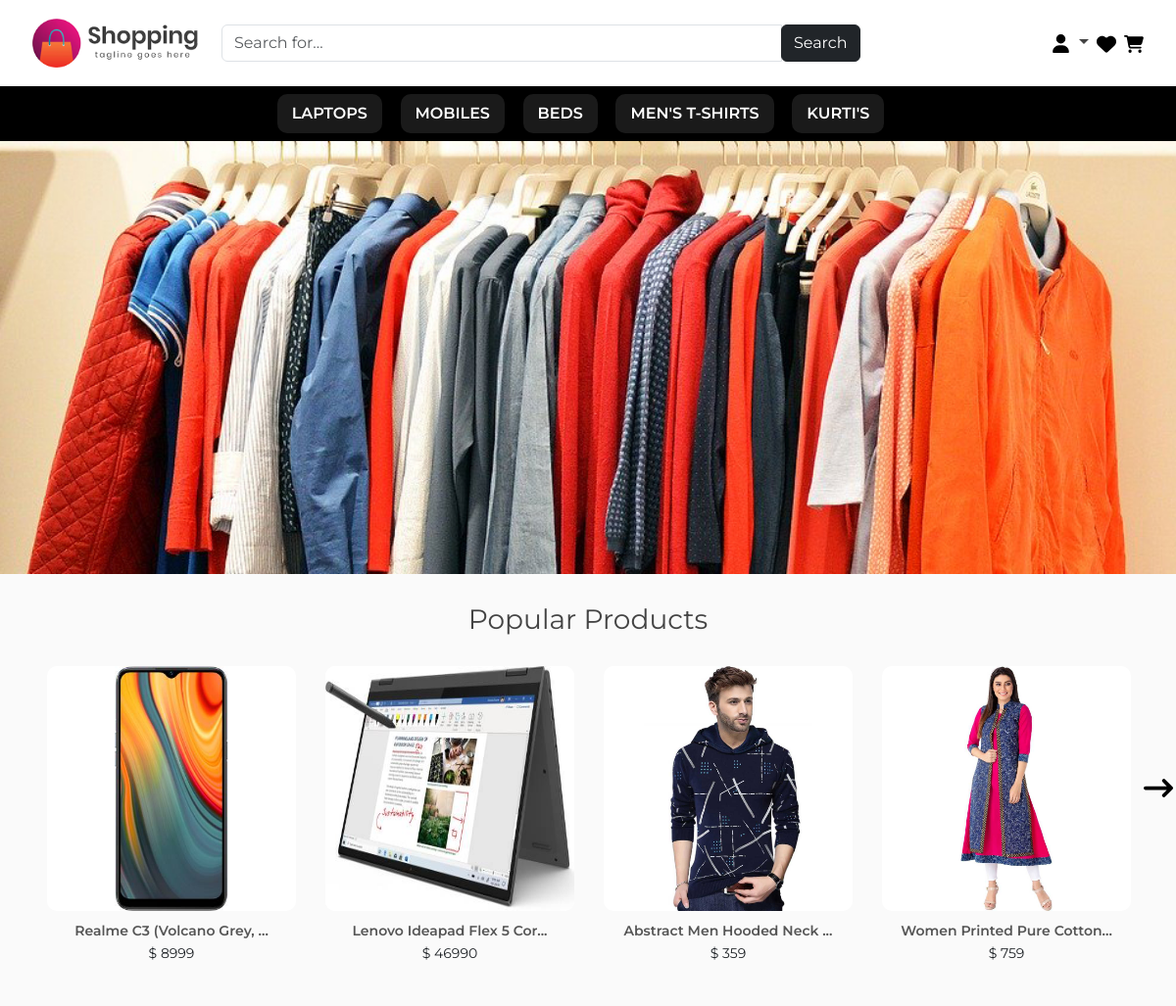
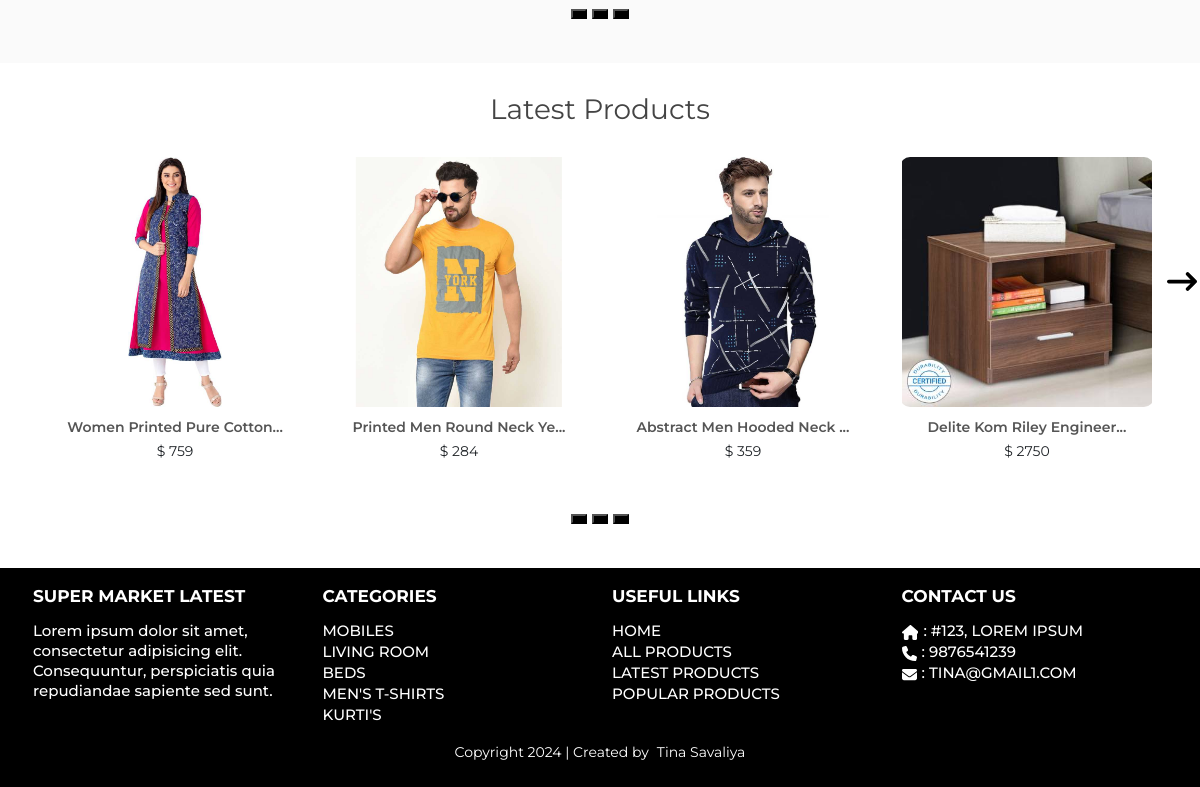
The page / on the database its author committed (2 pictures, top to bottom).
### tables this page shows
CREATE TABLE IF NOT EXISTS `options` (
  `s_no` int NOT NULL AUTO_INCREMENT,
  `site_name` varchar(100) NOT NULL,
  `site_title` varchar(100) DEFAULT NULL,
  `site_logo` varchar(100) NOT NULL,
  `site_desc` varchar(255) DEFAULT NULL,
  `footer_text` varchar(100) NOT NULL,
  `currency_format` varchar(20) NOT NULL,
  `contact_phone` varchar(15) DEFAULT NULL,
  `contact_email` varchar(100) DEFAULT NULL,
  `contact_address` varchar(255) DEFAULT NULL,
  PRIMARY KEY (`s_no`)
);

CREATE TABLE IF NOT EXISTS `sub_categories` (
  `sub_cat_id` int NOT NULL AUTO_INCREMENT,
  `sub_cat_title` varchar(100) NOT NULL,
  `cat_parent` int NOT NULL,
  `cat_products` int NOT NULL DEFAULT '0',
  `show_in_header` tinyint NOT NULL DEFAULT '1',
  `show_in_footer` tinyint NOT NULL DEFAULT '1',
  PRIMARY KEY (`sub_cat_id`)
);

CREATE TABLE IF NOT EXISTS `products` (
  `product_id` int NOT NULL AUTO_INCREMENT,
  `product_code` varchar(100) NOT NULL,
  `product_cat` int NOT NULL,
  `product_sub_cat` int NOT NULL,
  `product_brand` int DEFAULT NULL,
  `product_title` varchar(255) NOT NULL,
  `product_price` varchar(100) NOT NULL,
  `product_desc` text NOT NULL,
  `featured_image` text NOT NULL,
  `qty` int NOT NULL DEFAULT '1',
  `product_keywords` text,
  `product_views` int DEFAULT '0',
  `product_status` int NOT NULL DEFAULT '1',
  PRIMARY KEY (`product_id`)
);

### config.php (called while the page is built, shortened)
<?php
$hostname = "http://localhost/online-shopping";
?>

### index.php (the view, shortened to what this page needs)
<?php
include 'config.php';
include 'header.php';
?>
<div id="banner">
    <div class="banner-content ">
        <div class="banner-carousel owl-carousel owl-theme">
            <div class="item">
                <img src="images/banner-img-2.jpg" alt="banner-img" />
            </div>
        </div>
    </div>
</div>
<div class="product-section popular-products">
    <div class="container">
        <div class="row">
            <div class="col-md-12">
                <h2 class="section-head">Popular Products</h2>
                <div class="popular-carousel owl-carousel owl-theme">
                    <div class="row slick-slider">
                        <?php
                        $sql1 = "SELECT * FROM products WHERE product_views > 0 ORDER BY product_views DESC";
                        $result = mysqli_query($conn, $sql1) or die("Query Failed");
                        if (mysqli_num_rows($result) > 0) {
                            while ($res = mysqli_fetch_assoc($result)) { ?>
                                <div class="col-lg-3 col-2">
                                    <div class="product-grid latest item">
                                        <div class="product-image popular">
                                        </div>
                                        <div class="product-content">
                                            <h3 class="title">
                                                <a href="single_product.php?pid=<?php echo $res['product_id']; ?>"><?php echo substr($res['product_title'], 0, 25), '...'; ?></a>
                                            </h3>
                                            <div class="price"><?php echo $cur_format; ?> <?php echo $res['product_price']; ?></div>
                                        </div>
                                    </div>
                                </div>
                        <?php    }
                        } else {
                        } ?>
                    </div>
                </div>
            </div>
        </div>
    </div>
</div>
<div class="product-section">
    <div class="container">
        <div class="row">
            <div class="col-md-12">
                <h2 class="section-head">Latest Products</h2>
                <div class="latest-carousel owl-carousel owl-theme">
                    <div class="row slick-slider">
                        <?php
                        $sql2 = "SELECT * FROM products ORDER BY product_id DESC";
                        $result2 = mysqli_query($conn, $sql2) or die("Query Failed");
                        if (mysqli_num_rows($result2) > 0) {
                            while ($res = mysqli_fetch_assoc($result2)) { ?>
                                <div class="col-lg-3 col-2">
                                    <div class="product-grid latest item">
                                        <div class="product-image popular">
                                        </div>
                                        <div class="product-content">
                                            <h3 class="title">
                                                <a href="single_product.php?pid=<?php echo $res['product_id']; ?>"><?php echo substr($res['product_title'], 0, 25), '...'; ?></a>
                                            </h3>
                                            <div class="price"><?php echo $cur_format; ?> <?php echo $res['product_price']; ?></div>
                                        </div>
                                    </div>
                                </div>
                        <?php    }
                        } ?>
                    </div>
                </div>
            </div>
        </div>
    </div>
</div>
<?php include 'footer.php'; ?>

### header.php (shortened to what this page needs)
<?php
$cur_format = '$';
?>
<!DOCTYPE html>
<html lang="en">
<head>
    <link rel="stylesheet" href="https://cdnjs.cloudflare.com/ajax/libs/slick-carousel/1.9.0/slick.min.css" />
    <link rel="stylesheet" href="https://cdnjs.cloudflare.com/ajax/libs/bootstrap/5.3.3/css/bootstrap.min.css" />
    <link rel="stylesheet" href="./css/stylesheet.css?v=<?php echo time(); ?>">
</head>
<body>
    <div id="header">
        <div class="container">
            <div class="row align-items-center">
                <div class="col-md-2">
                    <?php
                    include "config.php";
                    $sql = "select site_logo, site_name from options";
                    $result = mysqli_query($conn, $sql) or die("Query Failed");
                    $row = mysqli_fetch_assoc($result);
                    if (!empty($row['site_logo'])) { ?>
                        <a href="<?php echo $hostname; ?>" class="logo-img desktop-logo"><img src="images/<?php echo $row['site_logo']; ?>" alt="desktop logo"></a>
                    <?php } else { ?>
                        <a href="<?php echo $hostname; ?>" class="logo"><?php echo $row['site_name']; ?></a>
                    <?php } ?>
                </div>
                <div class="col-md-7 col-12">
                    <form action="search.php" method="GET">
                        <div class="search-wrapper search">
                            <div class="search-main">
                                <div class="input-group">
                                    <input type="text" class="form-control" name="search" placeholder="Search for...">
                                    <span class="input-group-btn">
                                        <input class="btn btn-dark" type="submit" value="Search" />
                                    </span>
                                </div>
                            </div>
                        </div>
                    </form>
                </div>
                <div class="col-md-3 d-flex user-profile-menu align-items-center justify-content-end">
                    <ul class="header-info d-flex align-items-center gap-2">
                        <li class="">
                            <a class="dropdown-toggle text-gray fs-17 fw-700" href="#" type="button" data-bs-toggle="dropdown" aria-expanded="false">
                                <?php
                                if (isset($_SESSION["user_role"])) { ?>
                                    Hello <?php echo $_SESSION["username"]; ?>
                                <?php  } else { ?>
                                    <svg xmlns="http://www.w3.org/2000/svg" viewBox="0 0 448 512" height="19px" width="19px">
                                        <path d="M224 256A128 128 0 1 0 224 0a128 128 0 1 0 0 256zm-45.7 48C79.8 304 0 383.8 0 482.3C0 498.7 13.3 512 29.7 512H418.3c16.4 0 29.7-13.3 29.7-29.7C448 383.8 368.2 304 269.7 304H178.3z" />
                                    </svg>
                                <?php  } ?>
                            </a>
                        </li>
                        <li>
                            <a href="wishlist.php">
                            </a>
                        </li>
                        <li>
                            <a href="cart.php">
                            </a>
                        </li>
                    </ul>
                </div>
                <div class="col-lg-none col-md-7">
                    <ul class="d-flex position-absolute responsive-icon p-2">
                    </ul>
                </div>
            </div>
        </div>
    </div>
    <div id="header-menu" class="bg-black">
        <div class="container-fluid">
            <ul class="menu-list">
                <?php
                $sql1 = "SELECT cat_products, sub_cat_id, sub_cat_title FROM sub_categories WHERE cat_products > 0 AND show_in_header = '1'";
                $result1 = mysqli_query($conn, $sql1) or die("Query Failed");
                if (mysqli_num_rows($result1) > 0) {
                    while ($row1 = mysqli_fetch_assoc($result1)) { ?>
                        <li><a href="category.php?cat=<?php echo $row1['sub_cat_id']; ?>"><?php echo $row1['sub_cat_title']; ?></a></li>
                <?php }
                }
                ?>
            </ul>
        </div>
    </div>

### footer.php (shortened to what this page needs)
<div id="footer" class="float-start w-100 bg-black py-lg-3 py-2">
    <div class="container">
        <div class="row">
            <div class="col-md-3">
                <?php
                $sql1 = "SELECT site_name, footer_text, site_desc, contact_phone, contact_email, contact_address FROM options";
                $row = mysqli_query($conn, $sql1) or die("Query Failed");
                $result = mysqli_fetch_assoc($row); ?>
                <h3><?php echo $result['site_name']; ?></h3>
                <p><?php echo $result['site_desc']; ?></p>
            </div>
            <div class="col-md-3">
                <h3 class="fs-20 fw-700">Categories</h3>
                <ul class="menu-list pb-lg-3 pb-2">
                    <?php
                    $sql2 = "select * from sub_categories where cat_products > 0 AND show_in_footer ='1'";
                    $result2 = mysqli_query($conn, $sql2) or die("Query Failed");
                    if (mysqli_num_rows($result2) > 0) {
                        while ($res = mysqli_fetch_assoc($result2)) { ?>
                            <li><a href="category.php?cat=<?php echo $res['sub_cat_id']; ?>"><?php echo $res['sub_cat_title']; ?></a></li>
                    <?php }
                    } ?>
                </ul>
            </div>
            <div class="col-md-3 col-12">
                <h3>Useful Links</h3>
                <ul class="menu-list pb-lg-3 pb-2">
                    <li><a href="<?php echo $hostname; ?>">Home</a></li>
                    <li><a href="all_products.php">All Products</a></li>
                    <li><a href="latest_products.php">Latest Products</a></li>
                    <li><a href="popular_products.php">Popular Products</a></li>
                </ul>
            </div>
            <div class="col-md-3 col-12">
                <h3>Contact Us</h3>
                <ul class="menu-list pb-lg-3 pb-2">
                    <?php if (!empty($result['contact_address'])) { ?>
                        <li><span>: <?php echo $result['contact_address']; ?></span></li>
                    <?php } ?>
                    <?php if (!empty($result['contact_phone'])) { ?>
                        <li></i><span>: <?php echo $result['contact_phone']; ?></span></li>
                    <?php } ?>
                    <?php if (!empty($result['contact_email'])) { ?>
                        <li><span>: <?php echo $result['contact_email']; ?></span></li>
                    <?php } ?>
                </ul>
            </div>
            <div class="col-md-12">
                <span class="text-white text-center d-flex align-items-center justify-content-center pb-2"><?php echo $result['footer_text'] ?> | Created by <a href="https://www.yahoobaba.net" target="_blank" class="text-white ms-2"> Tina Savaliya</a></span>
            </div>
        </div>
    </div>
</div>
</body>
</html>

### css/stylesheet.css (style rules this page uses)
* { outline: none !important; -webkit-box-sizing: border-box; box-sizing: border-box; }
ul, ol { padding: 0px; margin: 0px; }
ul li, ol li { list-style-type: none; margin: 0; padding: 0; }
p, h1, h2, h3, h4, h5, h6 { padding: 0; margin: 0; }
a, a:hover, a:focus, a:active { outline: none !important; text-decoration: none; }
body { font-family: "Montserrat", sans-serif; font-size: 14px; }
img { max-width: 100%; display: block; }
.container { max-width: 1174px; padding: 0 20px; margin: auto; }
.text-gray { color: #444; }
.fs-20 { font-size: 20px; }
.fs-17 { font-size: 17px; }
.fw-700 { font-weight: 700; }
#header .header-info li a { position: relative; }
#header { padding-top: 15px; padding-bottom: 15px; }
#header-menu .menu-list { padding: 8px 15px; text-align: center; }
#header-menu .menu-list li { display: inline-block; }
#header-menu .menu-list li a { color: #fff; background-color: rgba(255, 255, 255, 0.1); font-size: 16px; font-weight: 600; text-transform: uppercase; padding: 8px 15px; margin: 0 15px 0 0; border-radius: 10px; display: block; transition: all 0.3s; text-decoration: none; }
#banner { color: #fff; }
.item img { width: 100%; }
.section-head { text-align: center; color: #444; font-size: 28px; font-weight: 400; text-transform: capitalize; margin: 0 0 30px; }
.product-section .product-grid { text-align: center; margin: 0 15px 30px; }
.product-image { background-color: #fff; position: relative; overflow: hidden; border-radius: 10px; height: 260px; }
.product-grid .title { font-size: 14px; font-weight: 600; display: block; margin: 0 0 5px; text-transform: capitalize; }
.product-grid .title a { color: #555; }
.product-content { padding: 12px; }
.product-section { padding: 30px 0; }
.popular-products { background-color: rgba(0, 0, 0, 0.02); }
.product-grid .product-image.popular { height: 250px; }
#footer .menu-list li span, #footer .menu-list li a, #footer p { color: #fff; font-size: 15px; line-height: 20px; font-weight: 500; }
#footer .menu-list li span { margin-left: 5px; }
#footer h3 { color: #fff; font-size: 17px; line-height: 25px; margin-bottom: 10px; font-weight: 700; }
#footer .menu-list li span, #footer .menu-list li a, #footer h3 { text-transform: uppercase; display: inline-block; }
#footer h3::after { content: ""; display: block; background-color: #fff; height: 2px; width: 0; margin: 5px 0 0; transition: all 0.2s ease-out; margin: auto; }
.search-wrapper { padding: 10px 0; }
.responsive-icon { position: absolute; top: 0; right: 0; gap: 5px; }

### rows shown on the page
options: site_logo (picture), site_name "SUPER MARKET LATEST", site_desc "Lorem ipsum dolor sit amet, consectetur adipisicing elit. Consequuntur, perspiciatis quia repudiandae sapiente sed sunt.", contact_address "#123, LOREM IPSUM", contact_phone "9876541239", contact_email "TINA@GMAIL1.COM", footer_text "Copyright 2024"
sub_categories: sub_cat_title "LAPTOPS"
sub_categories: sub_cat_title "MOBILES"
sub_categories: sub_cat_title "BEDS"
sub_categories: sub_cat_title "MEN'S T-SHIRTS"
sub_categories: sub_cat_title "KURTI'S"
products: product_title "Realme C3 (Volcano Grey,", product_price "8999"
products: product_title "Lenovo Ideapad Flex 5 Cor", product_price "46990"
products: product_title "Abstract Men Hooded Neck", product_price "359"
products: product_title "Women Printed Pure Cotton", product_price "759"
products: product_title "Printed Men Round Neck Ye", product_price "284"
products: product_title "Delite Kom Riley Engineer", product_price "2750"
sub_categories: sub_cat_title "LIVING ROOM"
